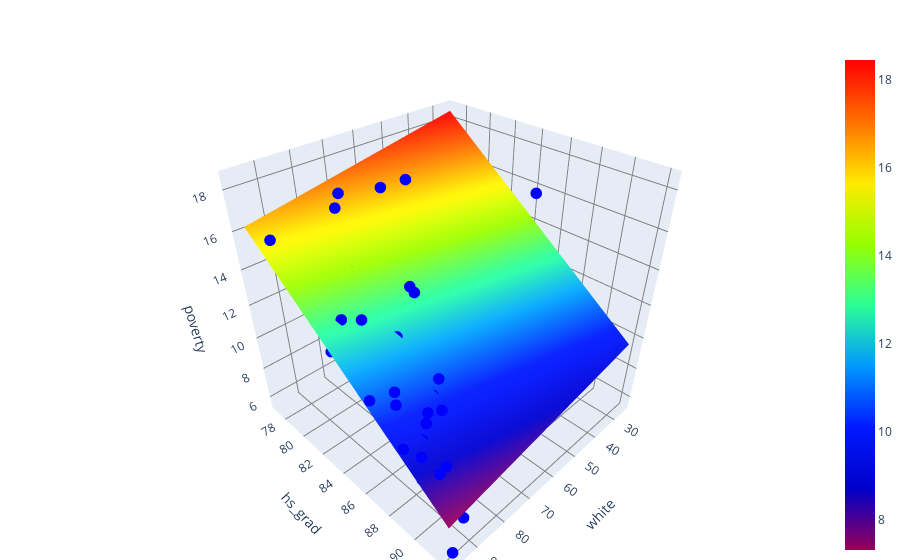

Notebook source saved alongside this figure:
### Code cell
import pandas as pd
import numpy as np
from sklearn.linear_model import LinearRegression
import plotly.graph_objects as go
from user_modules.plot_3d import plot_3d

data = pd.read_csv(r'C:\Users\nadys\Desktop\Projects\data\states.csv')

X = data[['white', 'hs_grad']]
y = data['poverty']

model = LinearRegression()
model.fit(X, y)

plot_3d(surface=True, scatter=True,
        X=X, Y=y,
        x1_max=97, x1_min=25,
        x2_max=92, x2_min=77,
        x=data.white, y=data.hs_grad, z=data.poverty,
        xaxis_title='white', yaxis_title='hs_grad', zaxis_title='poverty')

### Figure 1 — Plotly figure (JSON) as saved in the notebook; plotly's stock layout.template omitted (floating-point values rounded to 4 significant figures; data arrays with more than 128 entries replaced by an {"elided": "..."} marker saying what was removed)
{"data": [{"colorscale": [[0, "rgb(150,0,90)"], [0.125, "rgb(0,0,200)"], [0.25, "rgb(0,25,255)"], [0.375, "rgb(0,152,255)"], [0.5, "rgb(44,255,150)"], [0.625, "rgb(151,255,0)"], [0.75, "rgb(255,234,0)"], [0.875, "rgb(255,111,0)"], [1, "rgb(255,0,0)"]], "type": "surface", "x": {"elided": "100x100 float values"}, "y": {"elided": "100x100 float values"}, "z": {"elided": "100x100 float values"}}, {"marker": {"color": "Blue", "opacity": 1, "size": 4}, "mode": "markers", "type": "scatter3d", "x": [71.3, 70.8, 87.7, 81, 77.5, 90.2, 85.4, 76.3, 36.2, 80.6, 67.5, 25.9, 95.5, 79.5, 88.9, 94.9, 89.3, 90.3, 64.2, 97.1, 65.6, 87.2, 81.5, 90.2, 61.2, 85.3, 90.9, 92.1, 84.1, 96.3, 77.3, 84.9, 73.6, 74.1, 92.5, 85.4, 78.4, 90.8, 86.4, 89.2, 67.7, 88.8, 80.8, 83.6, 93.6, 96.9, 73.9, 85.5, 95, 90.1, 94.7], "y": [79.9, 90.6, 83.8, 80.9, 81.1, 88.7, 87.5, 88.7, 86, 84.7, 85.1, 88.5, 88.2, 85.9, 86.4, 89.7, 88.6, 82.8, 79.8, 86.6, 87.6, 87.1, 87.6, 91.6, 81.2, 88.3, 90.1, 90.8, 85.6, 92.1, 86.2, 81.7, 84.2, 81.4, 89.7, 87.2, 85.7, 86.9, 86, 81, 80.8, 88.7, 81, 77.2, 89.4, 88.9, 87.8, 89.1, 78.7, 88.6, 90.9], "z": [14.6, 8.3, 13.3, 18, 12.8, 9.4, 7.8, 8.1, 16.8, 12.1, 12.1, 10.6, 11.8, 11.2, 8.7, 8.3, 9.4, 13.1, 17, 11.3, 7.3, 9.6, 10.3, 6.5, 17.6, 9.6, 13.7, 9.5, 8.3, 5.6, 7.8, 17.8, 14, 13.1, 11.9, 10.1, 14.7, 11.2, 9.2, 10.3, 13.5, 10.2, 14.2, 15.3, 9.3, 9.9, 8.7, 10.8, 16, 8.6, 9.5]}], "layout": {"autosize": true, "margin": {"b": 0, "l": 80, "r": 80, "t": 50}, "scene": {"xaxis": {"gridcolor": "Gray", "showgrid": true, "title": {"text": "white"}}, "yaxis": {"gridcolor": "Gray", "showgrid": true, "title": {"text": "hs_grad"}}, "zaxis": {"gridcolor": "Gray", "showgrid": true, "title": {"text": "poverty"}}}, "title": {}}}
